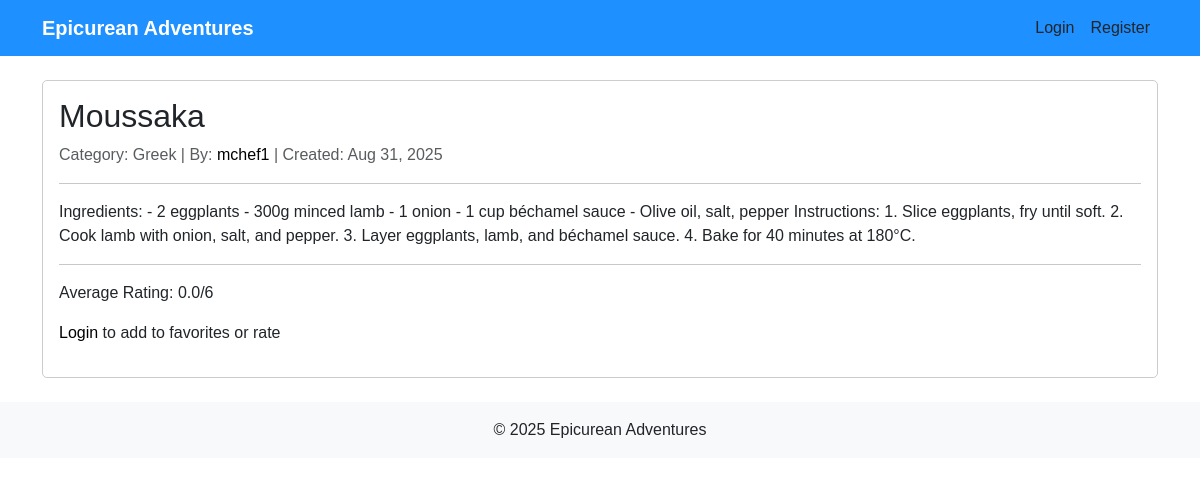
Screenshot of /blog/12/ with the database file from the repository.
### blog/models.py (models this page shows, shortened)
class Blog(models.Model):
    CATEGORY_CHOICES = [
        ('Desi', 'Desi'),
        ('American', 'American'),
        ('Italian', 'Italian'),
        ('Arabian', 'Arabian'),
        ('Greek', 'Greek'),
    ]
    title = models.CharField(max_length=200)
    author = models.ForeignKey(User, on_delete=models.CASCADE)
    category = models.CharField(max_length=50, choices=CATEGORY_CHOICES)
    body = models.TextField()
    created_at = models.DateTimeField(auto_now_add=True)
    updated_at = models.DateTimeField(auto_now=True)

### blog/views.py (the view)
# urls.py: path('blog/<int:pk>/', views.blog_detail, name='blog_detail'),
def blog_detail(request, pk):
    blog = get_object_or_404(Blog, pk=pk)
    rating_form = RatingForm()
    avg_rating = blog.ratings.aggregate(Avg('value'))['value__avg'] or 0
    return render(request, 'blog/blog_detail.html', {
        'blog': blog,
        'rating_form': rating_form,
        'avg_rating': avg_rating
    })

### blog/templates/blog/blog_detail.html
{% extends 'blog/base.html' %}
{% block content %}
<div class="card">
  <div class="card-body">
    <h2>{{ blog.title }}</h2>
    <p class="text-muted">
      Category: {{ blog.category }} | By:
      <a href="{% url 'author_detail' blog.author.profile.id %}">{{ blog.author.username }}</a> |
      Created: {{ blog.created_at|date:"M d, Y" }}
    </p>
    <hr>
    <p>{{ blog.body }}</p>
    <hr>
    <p>Average Rating: {{ avg_rating|floatformat:1 }}/6</p>
    {% if user.is_authenticated %}
      <form action="{% url 'add_favorite' blog.id %}" method="post" style="display:inline-block;">
        {% csrf_token %}
        <button type="submit" class="btn btn-custom">Add to Favorites</button>
      </form>
      <form action="{% url 'add_rating' blog.id %}" method="post" class="mt-2">
        {% csrf_token %}
        {{ rating_form.value.label_tag }} {{ rating_form.value }}
        <button type="submit" class="btn btn-custom btn-sm">Rate</button>
      </form>
    {% else %}
      <p class="mt-2"><a href="{% url 'login' %}">Login</a> to add to favorites or rate</p>
    {% endif %}
  </div>
</div>
{% endblock %}

### blog/static/blog/css/styles.css (style rules this page uses)
body { background-color: #ffffff; color: #000000; font-family: 'Arial', sans-serif; }
a { color: #000000; text-decoration: none; }
.card { border: 1px solid #ccc; border-radius: 5px; }

### rows the page displays
Blog: title "Moussaka", category "Greek", author.username "mchef1", created_at "Aug 31, 2025", body "Ingredients: - 2 eggplants - 300g minced lamb - 1 onion - 1 cup béchamel sauce - Olive oil, salt, pepper Instructions: 1. Slice eggplants, fry until soft. 2. Cook lamb with onion, salt, and pepper. 3. Layer eggplants, lamb, and béchamel sauce. 4. Bake for 40 minutes at 180°C."

### other values shown
{{ avg_rating|floatformat:1 }} "0.0"
